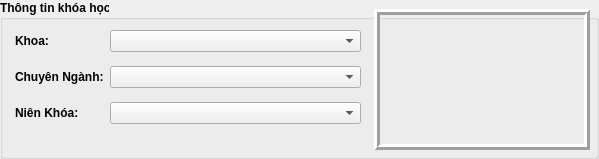
                        <widget class="QGroupBox" name="groupBox_11">
                         <property name="font">
                          <font>
                           <weight>75</weight>
                           <bold>true</bold>
                          </font>
                         </property>
                         <property name="title">
                          <string>Thông tin khóa học</string>
                         </property>
                         <property name="flat">
                          <bool>false</bool>
                         </property>
                         <widget class="QWidget" name="horizontalLayoutWidget_9">
                          <property name="geometry">
                           <rect>
                            <x>9</x>
                            <y>9</y>
                            <width>581</width>
                            <height>141</height>
                           </rect>
                          </property>
                          <layout class="QHBoxLayout" name="horizontalLayout_17" stretch="5,3">
                           <item>
                            <layout class="QFormLayout" name="formLayout_2">
                             <property name="verticalSpacing">
                              <number>14</number>
                             </property>
                             <property name="leftMargin">
                              <number>6</number>
                             </property>
                             <property name="topMargin">
                              <number>21</number>
                             </property>
                             <property name="rightMargin">
                              <number>7</number>
                             </property>
                             <item row="1" column="0">
                              <widget class="QLabel" name="lbl_ChuyenNganh_2">
                               <property name="font">
                                <font>
                                 <weight>75</weight>
                                 <bold>true</bold>
                                </font>
                               </property>
                               <property name="text">
                                <string>Chuyên Ngành:</string>
                               </property>
                              </widget>
                             </item>
                             <item row="1" column="1">
                              <widget class="QComboBox" name="fi_ChuyenNganh">
                               <property name="font">
                                <font>
                                 <weight>50</weight>
                                 <bold>false</bold>
                                </font>
                               </property>
                               <property name="cursor">
                                <cursorShape>UpArrowCursor</cursorShape>
                               </property>
                              </widget>
                             </item>
                             <item row="2" column="0">
                              <widget class="QLabel" name="lbl_NienKhoa_2">
                               <property name="font">
                                <font>
                                 <weight>75</weight>
                                 <bold>true</bold>
                                </font>
                               </property>
                               <property name="text">
                                <string>Niên Khóa:</string>
                               </property>
                              </widget>
                             </item>
                             <item row="2" column="1">
                              <widget class="QComboBox" name="fi_NienKhoa">
                               <property name="font">
                                <font>
                                 <weight>50</weight>
                                 <bold>false</bold>
                                </font>
                               </property>
                              </widget>
                             </item>
                             <item row="0" column="0">
                              <widget class="QLabel" name="lbl_Khoa_2">
                               <property name="font">
                                <font>
                                 <weight>75</weight>
                                 <bold>true</bold>
                                </font>
                               </property>
                               <property name="text">
                                <string>Khoa:</string>
                               </property>
                              </widget>
                             </item>
                             <item row="0" column="1">
                              <widget class="QComboBox" name="fi_Khoa">
                               <property name="font">
                                <font>
                                 <weight>50</weight>
                                 <bold>false</bold>
                                </font>
                               </property>
                              </widget>
                             </item>
                            </layout>
                           </item>
                           <item>
                            <layout class="QHBoxLayout" name="horizontalLayout_18">
                             <item>
                              <widget class="QLabel" name="lbl_Avatar">
                               <property name="frameShape">
                                <enum>QFrame::Box</enum>
                               </property>
                               <property name="frameShadow">
                                <enum>QFrame::Raised</enum>
                               </property>
                               <property name="lineWidth">
                                <number>3</number>
                               </property>
                               <property name="text">
                                <string/>
                               </property>
                               <property name="pixmap">
                                <pixmap>C:/Users/Admin/OneDrive/Máy tính/Who1.png</pixmap>
                               </property>
                              </widget>
                             </item>
                            </layout>
                           </item>
                          </layout>
                         </widget>
                        </widget>
